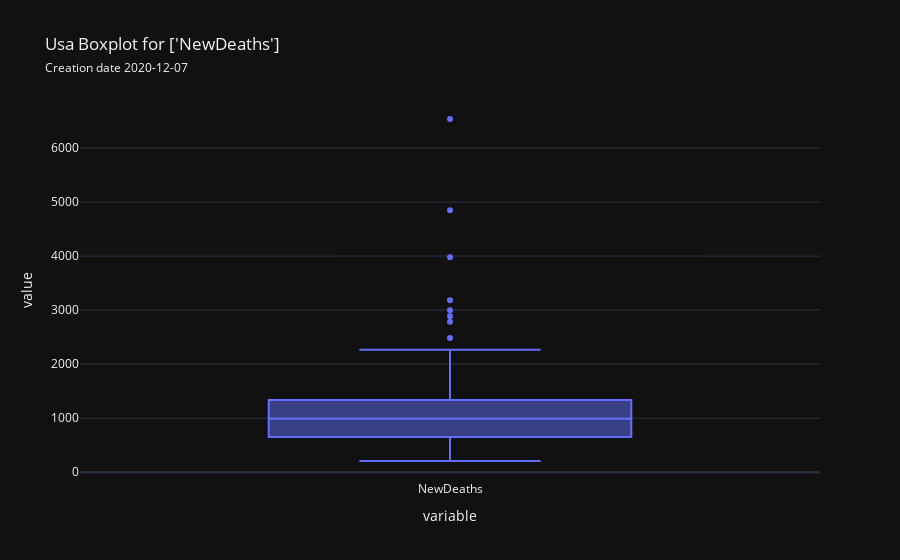

Source (notebook cell):
### Code cell
country.boxplot(['NewDeaths'], save=True)

### Figure 1 — Plotly figure (JSON) as saved in the notebook; plotly's stock layout.template omitted (floating-point values rounded to 4 significant figures)
{"data": [{"alignmentgroup": "True", "hovertemplate": "variable=%{x}<br>value=%{y}<extra></extra>", "legendgroup": "", "marker": {"color": "#636efa"}, "name": "", "notched": false, "offsetgroup": "", "orientation": "v", "quartilemethod": "exclusive", "showlegend": false, "type": "box", "x": ["NewDeaths", "NewDeaths", "NewDeaths", "NewDeaths", "NewDeaths", "NewDeaths", "NewDeaths", "NewDeaths", "NewDeaths", "NewDeaths", "NewDeaths", "NewDeaths", "NewDeaths", "NewDeaths", "NewDeaths", "NewDeaths", "NewDeaths", "NewDeaths", "NewDeaths", "NewDeaths", "NewDeaths", "NewDeaths", "NewDeaths", "NewDeaths", "NewDeaths", "NewDeaths", "NewDeaths", "NewDeaths", "NewDeaths", "NewDeaths", "NewDeaths", "NewDeaths", "NewDeaths", "NewDeaths", "NewDeaths", "NewDeaths", "NewDeaths", "NewDeaths", "NewDeaths", "NewDeaths", "NewDeaths", "NewDeaths", "NewDeaths", "NewDeaths", "NewDeaths", "NewDeaths", "NewDeaths", "NewDeaths", "NewDeaths", "NewDeaths", "NewDeaths", "NewDeaths", "NewDeaths", "NewDeaths", "NewDeaths", "NewDeaths", "NewDeaths", "NewDeaths", "NewDeaths", "NewDeaths", "NewDeaths", "NewDeaths", "NewDeaths", "NewDeaths", "NewDeaths", "NewDeaths", "NewDeaths", "NewDeaths", "NewDeaths", "NewDeaths", "NewDeaths", "NewDeaths", "NewDeaths", "NewDeaths", "NewDeaths", "NewDeaths", "NewDeaths", "NewDeaths", "NewDeaths", "NewDeaths", "NewDeaths", "NewDeaths", "NewDeaths", "NewDeaths", "NewDeaths", "NewDeaths", "NewDeaths", "NewDeaths", "NewDeaths", "NewDeaths", "NewDeaths", "NewDeaths", "NewDeaths", "NewDeaths", "NewDeaths", "NewDeaths", "NewDeaths", "NewDeaths", "NewDeaths", "NewDeaths", "NewDeaths", "NewDeaths", "NewDeaths", "NewDeaths", "NewDeaths", "NewDeaths", "NewDeaths", "NewDeaths", "NewDeaths", "NewDeaths", "NewDeaths", "NewDeaths"], "x0": " ", "xaxis": "x", "y": [null, 6538.0, 3184.0, 4847.0, 650.0, 933.0, 901.0, 1315.0, 3979.0, 232.0, 1204.0, 1373.0, 1167.0, 1124.0, 479.0, 1122.0, 280.0, 1120.0, 1088.0, 1022.0, 461.0, 1486.0, 343.0, 550.0, 336.0, 856.0, 1156.0, 1031.0, 946.0, 532.0, 431.0, 749.0, 1296.0, 1831.0, 881.0, 530.0, 226.0, 675.0, 1001.0, 1106.0, 873.0, 867.0, 601.0, 206.0, 649.0, 1116.0, 852.0, 1056.0, 696.0, 488.0, 419.0, 663.0, 905.0, 1142.0, 735.0, 750.0, 928.0, 578.0, 952.0, 376.0, 1383.0, 870.0, 399.0, 443.0, 731.0, 986.0, 1220.0, 947.0, 1134.0, 489.0, 395.0, 1043.0, 922.0, 1058.0, 951.0, 1054.0, 454.0, 463.0, 894.0, 1630.0, 1236.0, 1265.0, 1203.0, 603.0, 489.0, 1337.0, 1512.0, 1198.0, 1327.0, 1493.0, 715.0, 611.0, 1406.0, 1904.0, 1956.0, 2161.0, 1813.0, 967.0, 764.0, 1985.0, 2264.0, 1755.0, 1362.0, 1412.0, 760.0, 1088.0, 2230.0, 2999.0, 2786.0, 2887.0, 2483.0, 1336.0], "y0": " ", "yaxis": "y"}], "layout": {"boxmode": "group", "legend": {"tracegroupgap": 0}, "title": {"text": "Usa Boxplot for ['NewDeaths']<br><span style='font-size: 12px;'>Creation date 2020-12-07</span>"}, "xaxis": {"anchor": "y", "domain": [0.0, 1.0], "title": {"text": "variable"}}, "yaxis": {"anchor": "x", "domain": [0.0, 1.0], "title": {"text": "value"}}}}
